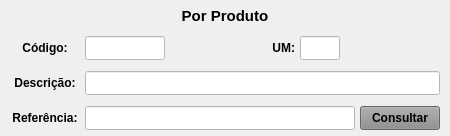
               <widget class="QWidget" name="widget_Cor7" native="true">
                <property name="sizePolicy">
                 <sizepolicy hsizetype="Preferred" vsizetype="Preferred">
                  <horstretch>0</horstretch>
                  <verstretch>0</verstretch>
                 </sizepolicy>
                </property>
                <property name="minimumSize">
                 <size>
                  <width>450</width>
                  <height>0</height>
                 </size>
                </property>
                <property name="maximumSize">
                 <size>
                  <width>450</width>
                  <height>16777215</height>
                 </size>
                </property>
                <property name="styleSheet">
                 <string notr="true"/>
                </property>
                <layout class="QVBoxLayout" name="verticalLayout_14">
                 <property name="spacing">
                  <number>5</number>
                 </property>
                 <property name="leftMargin">
                  <number>5</number>
                 </property>
                 <property name="topMargin">
                  <number>3</number>
                 </property>
                 <property name="rightMargin">
                  <number>5</number>
                 </property>
                 <property name="bottomMargin">
                  <number>3</number>
                 </property>
                 <item>
                  <widget class="QWidget" name="widget_21" native="true">
                   <property name="minimumSize">
                    <size>
                     <width>0</width>
                     <height>25</height>
                    </size>
                   </property>
                   <property name="maximumSize">
                    <size>
                     <width>16777215</width>
                     <height>25</height>
                    </size>
                   </property>
                   <property name="styleSheet">
                    <string notr="true"/>
                   </property>
                   <layout class="QHBoxLayout" name="horizontalLayout_20">
                    <property name="spacing">
                     <number>3</number>
                    </property>
                    <property name="leftMargin">
                     <number>3</number>
                    </property>
                    <property name="topMargin">
                     <number>3</number>
                    </property>
                    <property name="rightMargin">
                     <number>3</number>
                    </property>
                    <property name="bottomMargin">
                     <number>3</number>
                    </property>
                    <item>
                     <widget class="QLabel" name="label_54">
                      <property name="minimumSize">
                       <size>
                        <width>0</width>
                        <height>15</height>
                       </size>
                      </property>
                      <property name="maximumSize">
                       <size>
                        <width>16777215</width>
                        <height>15</height>
                       </size>
                      </property>
                      <property name="font">
                       <font>
                        <pointsize>11</pointsize>
                        <weight>75</weight>
                        <bold>true</bold>
                       </font>
                      </property>
                      <property name="text">
                       <string>Por Produto</string>
                      </property>
                      <property name="alignment">
                       <set>Qt::AlignCenter</set>
                      </property>
                     </widget>
                    </item>
                   </layout>
                  </widget>
                 </item>
                 <item>
                  <widget class="QWidget" name="widget_45" native="true">
                   <property name="minimumSize">
                    <size>
                     <width>0</width>
                     <height>30</height>
                    </size>
                   </property>
                   <property name="maximumSize">
                    <size>
                     <width>16777215</width>
                     <height>30</height>
                    </size>
                   </property>
                   <property name="styleSheet">
                    <string notr="true"/>
                   </property>
                   <layout class="QHBoxLayout" name="horizontalLayout_13">
                    <property name="spacing">
                     <number>5</number>
                    </property>
                    <property name="leftMargin">
                     <number>5</number>
                    </property>
                    <property name="topMargin">
                     <number>3</number>
                    </property>
                    <property name="rightMargin">
                     <number>5</number>
                    </property>
                    <property name="bottomMargin">
                     <number>3</number>
                    </property>
                    <item>
                     <widget class="QLabel" name="label_69">
                      <property name="minimumSize">
                       <size>
                        <width>70</width>
                        <height>0</height>
                       </size>
                      </property>
                      <property name="maximumSize">
                       <size>
                        <width>70</width>
                        <height>16777215</height>
                       </size>
                      </property>
                      <property name="font">
                       <font>
                        <pointsize>9</pointsize>
                        <weight>75</weight>
                        <bold>true</bold>
                       </font>
                      </property>
                      <property name="text">
                       <string>Código:</string>
                      </property>
                      <property name="alignment">
                       <set>Qt::AlignCenter</set>
                      </property>
                     </widget>
                    </item>
                    <item>
                     <widget class="QLineEdit" name="line_Codigo_Req">
                      <property name="sizePolicy">
                       <sizepolicy hsizetype="Preferred" vsizetype="Preferred">
                        <horstretch>0</horstretch>
                        <verstretch>0</verstretch>
                       </sizepolicy>
                      </property>
                      <property name="minimumSize">
                       <size>
                        <width>60</width>
                        <height>0</height>
                       </size>
                      </property>
                      <property name="maximumSize">
                       <size>
                        <width>80</width>
                        <height>16777215</height>
                       </size>
                      </property>
                      <property name="font">
                       <font>
                        <pointsize>9</pointsize>
                       </font>
                      </property>
                      <property name="styleSheet">
                       <string notr="true">background-color: rgb(255, 255, 255);</string>
                      </property>
                      <property name="alignment">
                       <set>Qt::AlignCenter</set>
                      </property>
                      <property name="placeholderText">
                       <string/>
                      </property>
                     </widget>
                    </item>
                    <item>
                     <widget class="QLabel" name="label_10">
                      <property name="text">
                       <string/>
                      </property>
                     </widget>
                    </item>
                    <item>
                     <widget class="QLabel" name="label_28">
                      <property name="maximumSize">
                       <size>
                        <width>25</width>
                        <height>16777215</height>
                       </size>
                      </property>
                      <property name="font">
                       <font>
                        <pointsize>9</pointsize>
                        <weight>75</weight>
                        <bold>true</bold>
                       </font>
                      </property>
                      <property name="text">
                       <string>UM:</string>
                      </property>
                      <property name="alignment">
                       <set>Qt::AlignRight|Qt::AlignTrailing|Qt::AlignVCenter</set>
                      </property>
                     </widget>
                    </item>
                    <item>
                     <widget class="QLineEdit" name="line_UM_Req">
                      <property name="sizePolicy">
                       <sizepolicy hsizetype="Preferred" vsizetype="Preferred">
                        <horstretch>0</horstretch>
                        <verstretch>0</verstretch>
                       </sizepolicy>
                      </property>
                      <property name="minimumSize">
                       <size>
                        <width>40</width>
                        <height>0</height>
                       </size>
                      </property>
                      <property name="maximumSize">
                       <size>
                        <width>40</width>
                        <height>16777215</height>
                       </size>
                      </property>
                      <property name="font">
                       <font>
                        <pointsize>9</pointsize>
                       </font>
                      </property>
                      <property name="styleSheet">
                       <string notr="true">background-color: rgb(255, 255, 255);</string>
                      </property>
                      <property name="alignment">
                       <set>Qt::AlignCenter</set>
                      </property>
                     </widget>
                    </item>
                    <item>
                     <widget class="QLabel" name="label_4">
                      <property name="text">
                       <string/>
                      </property>
                     </widget>
                    </item>
                   </layout>
                  </widget>
                 </item>
                 <item>
                  <widget class="QWidget" name="widget_22" native="true">
                   <property name="minimumSize">
                    <size>
                     <width>0</width>
                     <height>30</height>
                    </size>
                   </property>
                   <property name="maximumSize">
                    <size>
                     <width>16777215</width>
                     <height>30</height>
                    </size>
                   </property>
                   <property name="styleSheet">
                    <string notr="true"/>
                   </property>
                   <layout class="QHBoxLayout" name="horizontalLayout_24">
                    <property name="spacing">
                     <number>5</number>
                    </property>
                    <property name="leftMargin">
                     <number>5</number>
                    </property>
                    <property name="topMargin">
                     <number>3</number>
                    </property>
                    <property name="rightMargin">
                     <number>5</number>
                    </property>
                    <property name="bottomMargin">
                     <number>3</number>
                    </property>
                    <item>
                     <widget class="QLabel" name="label_52">
                      <property name="minimumSize">
                       <size>
                        <width>70</width>
                        <height>0</height>
                       </size>
                      </property>
                      <property name="maximumSize">
                       <size>
                        <width>70</width>
                        <height>16777215</height>
                       </size>
                      </property>
                      <property name="font">
                       <font>
                        <pointsize>9</pointsize>
                        <weight>75</weight>
                        <bold>true</bold>
                       </font>
                      </property>
                      <property name="text">
                       <string>Descrição:</string>
                      </property>
                      <property name="alignment">
                       <set>Qt::AlignCenter</set>
                      </property>
                     </widget>
                    </item>
                    <item>
                     <widget class="QLineEdit" name="line_Descricao_Req">
                      <property name="sizePolicy">
                       <sizepolicy hsizetype="Preferred" vsizetype="Preferred">
                        <horstretch>0</horstretch>
                        <verstretch>0</verstretch>
                       </sizepolicy>
                      </property>
                      <property name="minimumSize">
                       <size>
                        <width>0</width>
                        <height>0</height>
                       </size>
                      </property>
                      <property name="maximumSize">
                       <size>
                        <width>16777215</width>
                        <height>16777215</height>
                       </size>
                      </property>
                      <property name="font">
                       <font>
                        <pointsize>9</pointsize>
                       </font>
                      </property>
                      <property name="styleSheet">
                       <string notr="true">background-color: rgb(255, 255, 255);</string>
                      </property>
                      <property name="alignment">
                       <set>Qt::AlignLeading|Qt::AlignLeft|Qt::AlignVCenter</set>
                      </property>
                     </widget>
                    </item>
                   </layout>
                  </widget>
                 </item>
                 <item>
                  <widget class="QWidget" name="widget_29" native="true">
                   <property name="minimumSize">
                    <size>
                     <width>0</width>
                     <height>30</height>
                    </size>
                   </property>
                   <property name="maximumSize">
                    <size>
                     <width>16777215</width>
                     <height>30</height>
                    </size>
                   </property>
                   <property name="styleSheet">
                    <string notr="true"/>
                   </property>
                   <layout class="QHBoxLayout" name="horizontalLayout_23">
                    <property name="spacing">
                     <number>5</number>
                    </property>
                    <property name="leftMargin">
                     <number>5</number>
                    </property>
                    <property name="topMargin">
                     <number>3</number>
                    </property>
                    <property name="rightMargin">
                     <number>5</number>
                    </property>
                    <property name="bottomMargin">
                     <number>3</number>
                    </property>
                    <item>
                     <widget class="QLabel" name="label_71">
                      <property name="minimumSize">
                       <size>
                        <width>70</width>
                        <height>0</height>
                       </size>
                      </property>
                      <property name="maximumSize">
                       <size>
                        <width>70</width>
                        <height>16777215</height>
                       </size>
                      </property>
                      <property name="font">
                       <font>
                        <pointsize>9</pointsize>
                        <weight>75</weight>
                        <bold>true</bold>
                       </font>
                      </property>
                      <property name="text">
                       <string>Referência:</string>
                      </property>
                      <property name="alignment">
                       <set>Qt::AlignCenter</set>
                      </property>
                     </widget>
                    </item>
                    <item>
                     <widget class="QLineEdit" name="line_Referencia_Req">
                      <property name="sizePolicy">
                       <sizepolicy hsizetype="Preferred" vsizetype="Preferred">
                        <horstretch>0</horstretch>
                        <verstretch>0</verstretch>
                       </sizepolicy>
                      </property>
                      <property name="minimumSize">
                       <size>
                        <width>0</width>
                        <height>0</height>
                       </size>
                      </property>
                      <property name="maximumSize">
                       <size>
                        <width>16777215</width>
                        <height>16777215</height>
                       </size>
                      </property>
                      <property name="font">
                       <font>
                        <pointsize>9</pointsize>
                       </font>
                      </property>
                      <property name="cursor">
                       <cursorShape>IBeamCursor</cursorShape>
                      </property>
                      <property name="styleSheet">
                       <string notr="true">background-color: rgb(255, 255, 255);</string>
                      </property>
                      <property name="inputMask">
                       <string/>
                      </property>
                      <property name="text">
                       <string/>
                      </property>
                      <property name="maxLength">
                       <number>20</number>
                      </property>
                      <property name="frame">
                       <bool>true</bool>
                      </property>
                      <property name="echoMode">
                       <enum>QLineEdit::Normal</enum>
                      </property>
                      <property name="alignment">
                       <set>Qt::AlignLeading|Qt::AlignLeft|Qt::AlignVCenter</set>
                      </property>
                     </widget>
                    </item>
                    <item>
                     <widget class="QPushButton" name="btn_Prod_Req">
                      <property name="sizePolicy">
                       <sizepolicy hsizetype="Preferred" vsizetype="Preferred">
                        <horstretch>0</horstretch>
                        <verstretch>0</verstretch>
                       </sizepolicy>
                      </property>
                      <property name="maximumSize">
                       <size>
                        <width>80</width>
                        <height>16777215</height>
                       </size>
                      </property>
                      <property name="font">
                       <font>
                        <pointsize>9</pointsize>
                        <weight>75</weight>
                        <bold>true</bold>
                       </font>
                      </property>
                      <property name="cursor">
                       <cursorShape>PointingHandCursor</cursorShape>
                      </property>
                      <property name="styleSheet">
                       <string notr="true">background-color: rgb(141, 141, 141);</string>
                      </property>
                      <property name="text">
                       <string>Consultar</string>
                      </property>
                     </widget>
                    </item>
                   </layout>
                  </widget>
                 </item>
                </layout>
               </widget>
